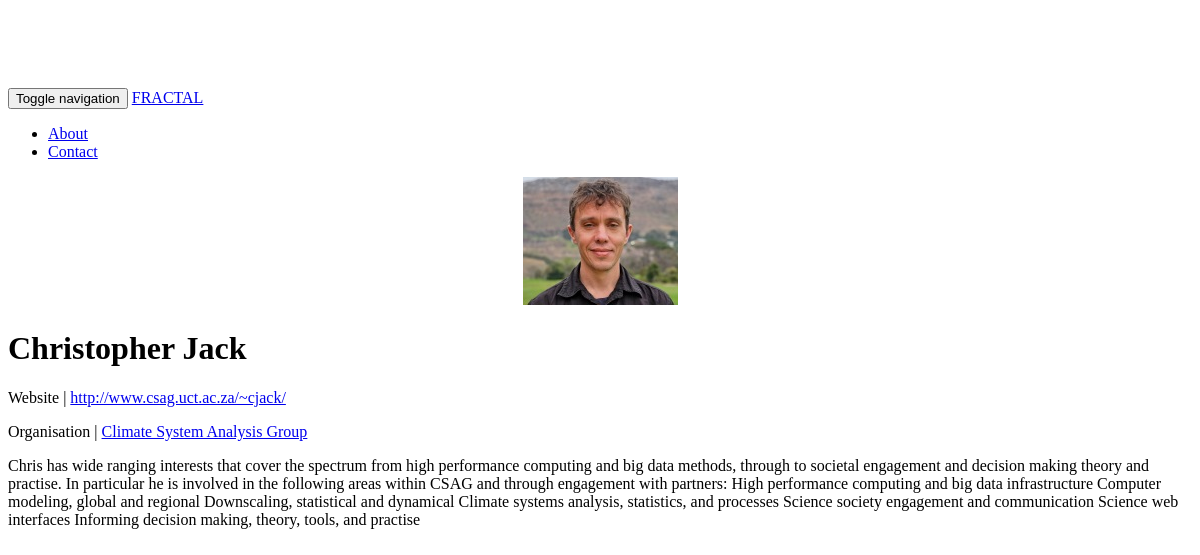
The page /people/ on the database its author committed.
### organisation/models.py (models this page shows, shortened)
class Person(models.Model):
	TITLE_CHOICES = (('Mr', 'Mr'), ('Dr', 'Dr'), ('Mrs','Mrs'), ('Miss', 'Miss'))
	title = models.CharField(max_length=10, choices=TITLE_CHOICES, blank=True)
	firstname = models.CharField(max_length=50)
	lastname = models.CharField(max_length=50)
	url = models.URLField(blank=True)
	email = models.EmailField(blank=True)
	bio = models.TextField(blank=True)
	photo = models.ImageField(blank=True, storage=photo_storage)
	user = models.ForeignKey(settings.AUTH_USER_MODEL, blank=True, null=True)
	order = models.IntegerField(default=0)
	organisation = models.ForeignKey('Organisation', related_name='people', blank=True, null=True)
	groups = models.ManyToManyField('Group', through='GroupMembership')

class Organisation(models.Model):
	slug = models.SlugField()
	name = models.CharField(max_length=100)
	acroynm = models.CharField(max_length=15)
	description = models.TextField(blank=True)
	logo = models.ImageField(storage=logo_storage, blank=True)
	url = models.URLField(blank=True)
	contact = models.ForeignKey('Person', related_name='contact_for', blank=True, null=True)
	order = models.IntegerField(default=0)
	def __unicode__(self):
		return self.name

### web/views.py (the view, shortened to what this page needs)
# urls.py: url(r'^people/(?P<fullname>.*)/$', views.people, name='people'),
def people(request, fullname=None):
	logging.error(fullname)
	if fullname:
		firstname, lastname = fullname.split('_')
		try:
			people = [Person.objects.get(firstname=firstname, lastname=lastname)]
		except:
			raise Http404("Person {} does not exist".format(fullname))
		single = True
	else:
		people = Person.objects.filter().order_by('order')
		single = False
	form = None
	edit = 'edit' in request.GET
	if edit:
		form = PersonForm()
	if request.method == 'GET':
		return render(request, 'web/people.html', {'people':people, 'single':single, 'edit':edit, 'form':form})

### web/templates/web/people.html (shortened to what this page needs)
{% extends "web/base.html" %}
{% block content %}
{% for person in people %}
<div class='row'>
	<div class='col-md-2'>
		<center><img class='img-responsive img-rounded' src="/media/organisation/photos/{{ person.photo }}"></center>
	</div>
	<div class='col-md-10'>
	{% if edit %}
		<label for"id_firstname">First name</label><input type="text" class="form-control" id="id_firstname" name="firstname" placeholder="First name" value="{{ person.firstname }}">
		<label for"id_lastname">First name</label><input type="text" class="form-control" id="id_lastname" name="lastname" placeholder="First name" value="{{ person.lastname }}">
		<label for"id_email">Email address</label><input type="text" class="form-control" id="id_email" name="email" placeholder="Email address" value="{{ person.email }}">
		<label for"id_url">Website URL</label><input type="text" class="form-control" id="id_url" name="url" placeholder="Website URL" value="{{ person.url }}">
		<label for"id_bio">Biography</label><textarea class="form-control" rows="10" id="id_bio" name="bio">{{ person.bio }}</textarea>
		<button type="submit" class="btn btn-default">Save</button></form>
	{% else %}
		<h1>{{ person.firstname }} {{ person.lastname }}</h1>
		{% if person.url %}
			<p>Website | <a href="{{ person.url }}">{{person.url}}</a></p>
		{% endif %}
		{% if person.organisation %}
			<p>Organisation | <a href="{%url 'web:organisation' person.organisation.slug %}">{{ person.organisation }}</a></p>
		{% endif %}
		<p>{{ person.bio }}</p>
	{% endif %}
	</div>
</div>
{% endfor %}
{% endblock %}

### web/static/web/css/style.css (style rules this page uses)
body { padding-top: 80px; }

### rows shown on the page
Person: photo (picture), firstname "Christopher", lastname "Jack", url "http://www.csag.uct.ac.za/~cjack/", organisation "Climate System Analysis Group", bio "Chris has wide ranging interests that cover the spectrum from high performance computing and big data methods, through to societal engagement and decision making theory and practise. In particular he is involved in the following areas within CSAG and through engagement with partners: High performance computing and big data infrastructure Computer modeling, global and regional Downscaling, statistical and dynamical Climate systems analysis, statistics, and processes Science society engagement and communication Science web interfaces Informing decision making, theory, tools, and practise"
